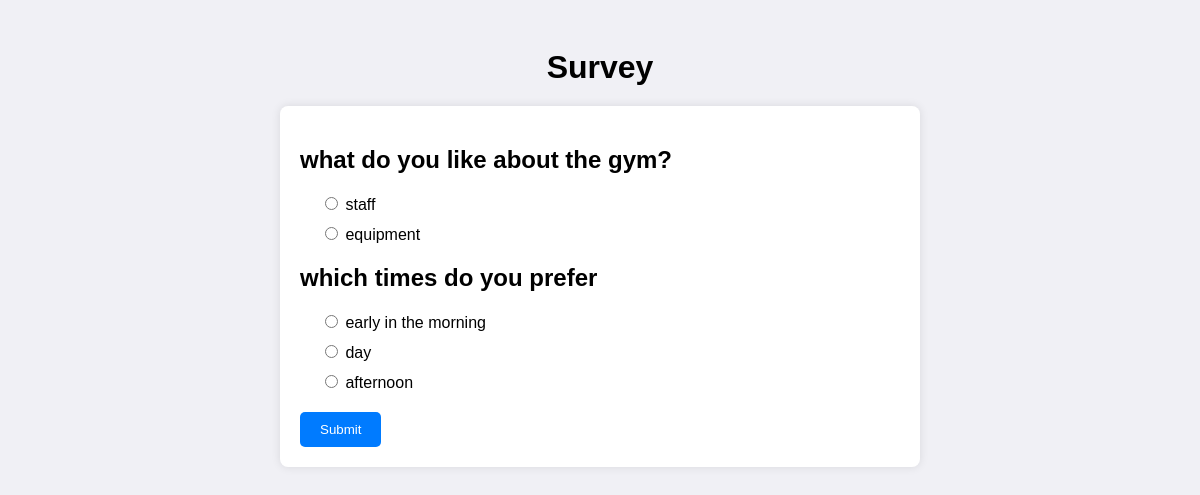
The page /survey on the database its author committed.
### Gym/models.py (models this page shows, shortened)
class SurveyQuestion(models.Model):
    question_text = models.CharField(max_length=255)

class Choice(models.Model):
    question = models.ForeignKey(SurveyQuestion, related_name='choices', on_delete=models.CASCADE)
    choice_text = models.CharField(max_length=255)
    votes = models.IntegerField(default=0)

### Gym/views.py (the view, shortened to what this page needs)
# urls.py: path('survey',views.survey,name="Gym Survey"),
def survey(request):
    questions = SurveyQuestion.objects.prefetch_related('choices').all()
    return render(request, 'survey.html', {'questions': questions})

### templates/survey.html (shortened to what this page needs)
<!DOCTYPE html>
<html lang="en">
<head>
</head>
<body>
<h1>Survey</h1>
<div class="survey-container">
    <form method="POST">
        {% for question in questions %}
        <div class="question">
            <h2>{{ question.question_text }}</h2>
            <div class="choices">
                {% for choice in question.choices.all %}
                <div class="choice">
                    <label>
                        <input type="radio" name="question{{ question.id }}" value="{{ choice.id }}">
                        {{ choice.choice_text }}
                    </label>
                </div>
                {% endfor %}
            </div>
        </div>
        {% endfor %}
        <button type="submit" class="submit-btn">Submit</button>
    </form>
</div>
</body>
</html>

### templates/survey.html (style rules this page uses)
body { font-family: Arial, sans-serif; background-color: #f0f0f5; padding: 20px; }
h1 { text-align: center; margin-bottom: 20px; }
.survey-container { max-width: 600px; margin: 0 auto; background-color: white; padding: 20px; border-radius: 8px; box-shadow: 0 0 10px rgba(0,0,0,0.1); }
.question { margin-bottom: 20px; }
.choices { margin-left: 20px; }
.choice { margin-bottom: 10px; }
.submit-btn { padding: 10px 20px; background-color: #007bff; color: white; border: none; border-radius: 5px; cursor: pointer; }

### rows shown on the page
SurveyQuestion: question_text "what do you like about the gym?"
Choice: choice_text "staff"
Choice: choice_text "equipment"
SurveyQuestion: question_text "which times do you prefer"
Choice: choice_text "early in the morning"
Choice: choice_text "day"
Choice: choice_text "afternoon"
